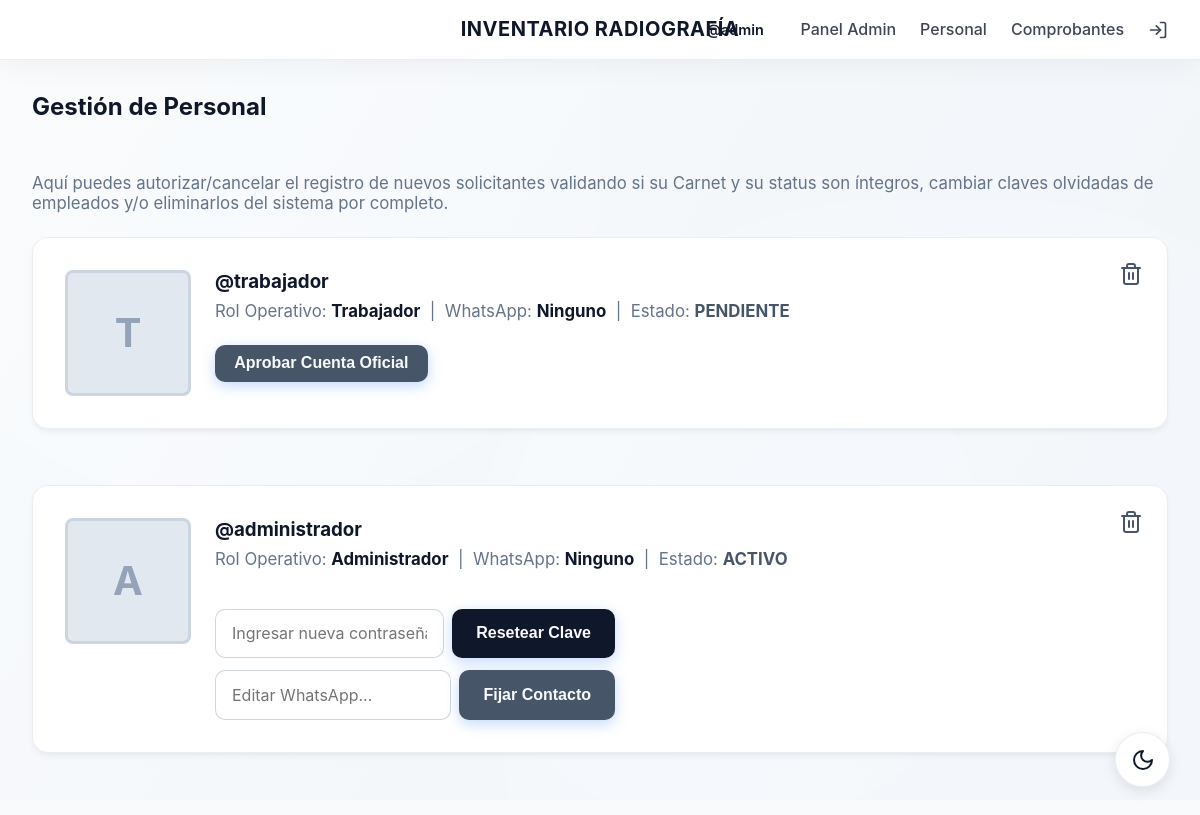
The page /gestion_personal (signed in) on the database its author committed.
### models.py (models this page shows)
class User(db.Model, UserMixin):
    id = db.Column(db.Integer, primary_key=True)
    username = db.Column(db.String(50), unique=True, nullable=False)
    password_hash = db.Column(db.String(255), nullable=False)
    role = db.Column(db.String(20), nullable=False) # 'trabajador', 'administrador', 'superusuario'
    status = db.Column(db.String(20), default='pendiente') # 'pendiente', 'activo'
    whatsapp_number = db.Column(db.String(30), nullable=True) # Ejem: '+1234567890', 'inactivo'
    foto_carnet = db.Column(db.String(255), nullable=True)

### app.py (the view)
@app.route('/gestion_personal')
@login_required
def gestion_personal():
    if current_user.role not in ['administrador', 'superusuario']:
        flash('Acceso denegado.', 'error')
        return redirect(url_for('dashboard_trabajador'))
    usuarios = User.query.filter(User.role != 'superusuario').all()
    return render_template('gestion_personal.html', usuarios=usuarios)

### app.py (called while the page is built)
@login_manager.user_loader
def load_user(user_id):
    return User.query.get(int(user_id))

### templates/gestion_personal.html (shortened to what this page needs)
{% extends 'base.html' %}
{% block content %}
<div style="display: flex; justify-content: space-between; align-items: center; margin-bottom: 2rem;">
    <h2>Gestión de Personal</h2>
</div>
<p style="color: #64748b; font-size: 1.05rem;">Aquí puedes autorizar/cancelar el registro de nuevos solicitantes validando si su Carnet y su status son íntegros, cambiar claves olvidadas de empleados y/o eliminarlos del sistema por completo.</p>
<div style="display: grid; gap: 1.5rem; margin-top: 1.5rem;">
    {% for user in usuarios %}
    <div class="card" style="display: flex; gap: 1.5rem; align-items: flex-start; flex-wrap: wrap; position: relative;">
        {% if user.foto_carnet %}
            <div {% if user.status == 'activo' %}style="flex-shrink: 0; width: 120px; height: 120px; border-radius: 8px; overflow: hidden; border: 3px solid var(--success); box-shadow: 0 4px 6px rgba(0,0,0,0.1);"{% else %}style="flex-shrink: 0; width: 120px; height: 120px; border-radius: 8px; overflow: hidden; border: 3px solid var(--error); box-shadow: 0 4px 6px rgba(0,0,0,0.1);"{% endif %}>
                <img src="{{ url_for('static', filename='uploads/' + user.foto_carnet) }}" alt="Foto carnet {{ user.username }}" style="width: 100%; height: 100%; object-fit: cover;">
            </div>
        {% else %}
            <div style="flex-shrink: 0; width: 120px; height: 120px; border-radius: 8px; background: #e2e8f0; display: flex; align-items: center; justify-content: center; font-weight: bold; font-size: 2.5rem; color: #94a3b8; border: 3px solid #cbd5e1;">
                {{ user.username[0]|upper }}
            </div>
        {% endif %}
        <div style="flex: 1; min-width: 250px;">
            <h3 style="margin-top: 0; margin-bottom: 0.5rem; color: var(--primary);">
                @{{ user.username }}
            </h3>
            <p style="margin: 0 0 1.5rem 0; color: #64748b; font-size: 1.05rem;">
                Rol Operativo: <strong>{{ user.role|capitalize }}</strong> &nbsp;|&nbsp;
                WhatsApp: <strong>{{ user.whatsapp_number or 'Ninguno' }}</strong> &nbsp;|&nbsp;
                Estado:
                <strong {% if user.status == 'activo' %}style="color: var(--success);"{% else %}style="color: var(--error);"{% endif %}>
                    {{ user.status|upper }}
                </strong>
            </p>
            {% if user.status == 'pendiente' %}
            <div style="display: flex; gap: 0.75rem; flex-wrap: wrap;">
                <form method="POST" action="{{ url_for('accion_usuario', user_id=user.id) }}">
                    <button type="submit" class="btn" style="background-color: var(--success); font-weight: bold; padding: 0.6rem 1.2rem;">Aprobar Cuenta Oficial</button>
                </form>
            </div>
            {% endif %}
            <form method="POST" action="{{ url_for('accion_usuario', user_id=user.id) }}" onsubmit="return confirm('¿Seguro quieres eliminar este usuario del sistema definitivamente? Esta acción no se puede deshacer.');" style="position: absolute; top: 1rem; right: 1rem;">
                <button type="submit" style="background: none; border: none; cursor: pointer; color: var(--error); padding: 0.5rem; transition: transform 0.2s;" onmouseover="this.style.transform='scale(1.1)'" onmouseout="this.style.transform='scale(1)'" title="Borrar Empleado">
                </button>
            </form>
            {% if user.status == 'activo' %}
            <form method="POST" action="{{ url_for('accion_usuario', user_id=user.id) }}" style="display: flex; gap: 0.5rem; align-items: stretch; max-width: 400px; margin-bottom: 0.8rem;">
                <input type="password" name="nueva_clave" class="form-control" style="margin-bottom: 0;" placeholder="Ingresar nueva contraseña..." required>
                <button type="submit" class="btn" style="background-color: var(--primary); color: var(--bg-gradient-1); white-space: nowrap;">Resetear Clave</button>
            </form>
            <form method="POST" action="{{ url_for('accion_usuario', user_id=user.id) }}" style="display: flex; gap: 0.5rem; align-items: stretch; max-width: 400px;">
                <input type="tel" name="nuevo_whatsapp" class="form-control" style="margin-bottom: 0;" placeholder="Editar WhatsApp..." value="{{ user.whatsapp_number or '' }}" required>
                <button type="submit" class="btn" style="background-color: var(--success); color: var(--bg-gradient-1); white-space: nowrap;">Fijar Contacto</button>
            </form>
            {% endif %}
        </div>
    </div>
    {% else %}
    <div style="background: rgba(59, 130, 246, 0.1); border: 1px solid var(--secondary); padding: 1.5rem; border-radius: 8px; color: var(--secondary); text-align: center; font-size: 1.1rem;">
        No hay empleados operativos en este momento ni listas de espera de trabajadores.
    </div>
    {% endfor %}
</div>
{% endblock %}

### templates/base.html (shortened to what this page needs)
<!DOCTYPE html>
<html lang="es" data-theme="light">
<head>
</head>
<body>
    <nav class="navbar">
        <div class="navbar-title">INVENTARIO RADIOGRAFÍA</div>
        <div class="navbar-links">
            {% if current_user.is_authenticated %}
                <span style="font-weight: 600; background: var(--input-bg); padding: 0.3rem 0.8rem; border-radius: 20px; font-size: 0.9rem; color: var(--text-main);">
                    @{{ current_user.username }}
                </span>
                {% if current_user.role in ['administrador', 'superusuario'] %}
                    <a href="{{ url_for('dashboard_admin') }}">Panel Admin</a>
                    <a href="{{ url_for('gestion_personal') }}">Personal</a>
                {% endif %}
                <a href="{{ url_for('dashboard_trabajador') }}">Comprobantes</a>
                <a href="{{ url_for('logout') }}" title="Cerrar sesión">
                    <svg width="20" height="20" viewBox="0 0 24 24" fill="none" stroke="currentColor" stroke-width="2" stroke-linecap="round" stroke-linejoin="round" style="vertical-align: middle;"><path d="M15 3h4a2 2 0 0 1 2 2v14a2 2 0 0 1-2 2h-4"/><polyline points="10 17 15 12 10 7"/><line x1="15" y1="12" x2="3" y2="12"/></svg>
                </a>
            {% else %}
                <a href="{{ url_for('login') }}">Acciones</a>
            {% endif %}
        </div>
    </nav>
    <div class="container">
        {% block content %}{% endblock %}
    </div>
    <button class="theme-toggle" id="theme-toggle" title="Cambiar Modo Oscuro/Claro">
        <svg id="theme-icon" width="24" height="24" viewBox="0 0 24 24" fill="none" stroke="currentColor" stroke-width="2" stroke-linecap="round" stroke-linejoin="round"></svg>
    </button>
</body>
</html>

### templates/base.html (style rules this page uses)
:root[data-theme="light"] { --bg-gradient-1: #f8fafc; --bg-gradient-2: #f1f5f9; --bg-gradient-3: #e2e8f0; --text-main: #0f172a; --text-muted: #64748b; --card-bg: rgba(255, 255, 255, 0.95); --nav-bg: rgba(255, 255, 255, 0.95); --border-color: rgba(148, 163, 184, 0.2); --primary-btn: #334155; --primary-btn-hover: #0f172a; --success: #475569; --error: #475569; --input-bg: rgba(255, 255, 255, 0.95); --input-border: rgba(100, 116, 139, 0.3); --primary: #0f172a; --secondary: #475569; --white: rgba(255, 255, 255, 0.95); --bg: transparent; }
body { font-family: 'SF Pro Display', -apple-system, BlinkMacSystemFont, "Segoe UI", Roboto, sans-serif; margin: 0; padding: 0; color: var(--text-main); transition: color 0.4s ease; min-height: 100vh; overflow-x: hidden; background: var(--bg-gradient-1); }
.navbar { position: sticky; top: 0; z-index: 100; background: var(--nav-bg); border-bottom: 1px solid var(--border-color); padding: 1rem 2rem; display: flex; justify-content: space-between; align-items: center; box-shadow: 0 4px 30px rgba(0, 0, 0, 0.05); transition: background 0.4s ease; }
.navbar-title { position: absolute; left: 50%; transform: translateX(-50%); font-weight: 700; font-size: 1.25rem; letter-spacing: 0.5px; color: var(--text-main); }
.navbar-links { display: flex; gap: 1.5rem; align-items: center; margin-left: auto; }
.navbar a { color: var(--text-main); text-decoration: none; font-weight: 500; opacity: 0.8; transition: opacity 0.2s, color 0.2s; }
.container { padding: 2rem; max-width: 1200px; margin: 0 auto; position: relative; z-index: 1; }
.card { background: var(--card-bg); border-radius: 16px; padding: 2rem; margin-bottom: 2rem; box-shadow: 0 4px 6px -1px rgba(0, 0, 0, 0.05), 0 2px 4px -1px rgba(0, 0, 0, 0.03); border: 1px solid var(--border-color); transition: transform 0.3s ease, background 0.4s ease; }
.form-control { width: 100%; padding: 0.85rem 1rem; margin-bottom: 1.25rem; background: var(--input-bg); border: 1px solid var(--input-border); color: var(--text-main); border-radius: 10px; font-size: 1rem; box-sizing: border-box; transition: border-color 0.2s, box-shadow 0.2s, background 0.4s; font-family: inherit; }
.btn { background-color: var(--primary-btn); color: var(--bg-gradient-1); border: none; padding: 0.85rem 1.5rem; font-weight: 600; font-size: 1rem; cursor: pointer; border-radius: 10px; transition: all 0.2s ease; box-shadow: 0 4px 14px rgba(59, 130, 246, 0.3); text-align: center; }
.theme-toggle { position: fixed; bottom: 30px; right: 30px; width: 55px; height: 55px; border-radius: 50%; background: var(--card-bg); border: 1px solid var(--border-color); color: var(--text-main); display: flex; align-items: center; justify-content: center; font-size: 1.5rem; cursor: pointer; box-shadow: 0 4px 14px rgba(0,0,0,0.1); transition: all 0.3s cubic-bezier(0.16, 1, 0.3, 1); z-index: 1000; }
h1, h2, h3, h4 { color: var(--text-main); font-weight: 700; margin-top: 0; }
p, span, td, th { color: var(--text-muted); }
strong { color: var(--text-main); }

### rows shown on the page
User: username "admin"
User: username "T", username "trabajador", role "Trabajador", whatsapp_number "Ninguno", status "PENDIENTE"
User: username "A", username "administrador", role "Administrador", whatsapp_number "Ninguno", status "ACTIVO"
